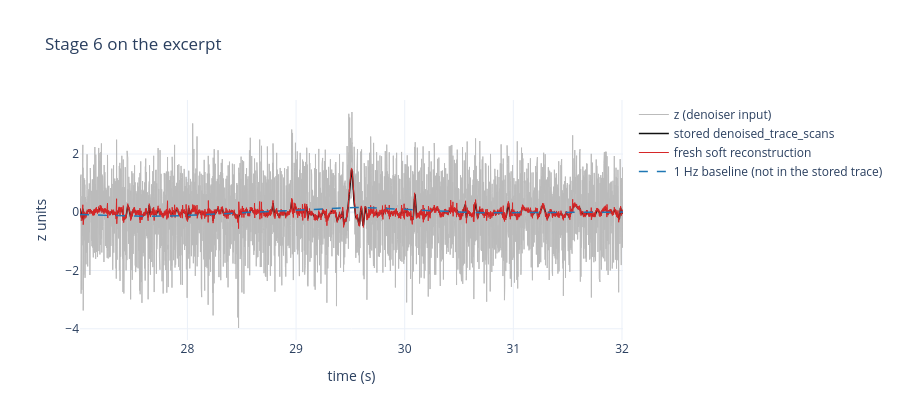

Notebook cell for this chart:
### Markdown cell above
## 8. Stage 6: baseline and final trace (`Denoiser.run`)

| Step | Operation | Parameter |
|---|---|---|
| 6a | slow baseline of z | FIR low-pass, cutoff 1 Hz, Hamming window 2000 ms (2149 taps at 1075 Hz), run forward and backward so nothing shifts in time |
| 6b | package output | `denoised = rescaled_signal + baseline` |
| 6c | package events | `event_indices` = sorted start samples of all windows of all bands |
| 6d | upstream stored output | `denoised_trace_scans.pkl = real(rescaled_signal)`; baseline stored separately as `lp_FIR1Hz` and **not** added |

Important

- The trace that `curation.ipynb` loads has no slow baseline; it is the masked wavelet sum only
- The stored sum is not reproduced exactly by any code version in this repo. Best match: soft masks, correlation about 0.93-0.97. The processing code was edited after these files were made (comments dated 8/28/25 and 10/1/25 in `denoiser.py`; `docs/ref_parity_audit.md`)
- The 1 Hz baseline and the wavelet coefficients are reproduced exactly, so the differences sit in stages 4-5 only

### Code cell
baseline_1hz = model._fir_lowpass(z)
recon_soft = np.real(masked_soft["rescaled_signal"][0])
recon_hard = np.real(masked_hard["rescaled_signal"][0])
package_denoised = recon_soft + baseline_1hz

rows = [
    ["fresh soft reconstruction vs stored denoised_trace_scans", f"{corr(recon_soft, stored_denoised):.3f}",
     f"{np.abs(recon_soft - stored_denoised).max():.3f}"],
    ["fresh hard reconstruction vs stored denoised_trace_scans", f"{corr(recon_hard, stored_denoised):.3f}",
     f"{np.abs(recon_hard - stored_denoised).max():.3f}"],
    ["package output (soft + 1 Hz baseline) vs stored denoised_trace_scans", f"{corr(package_denoised, stored_denoised):.3f}",
     f"{np.abs(package_denoised - stored_denoised).max():.3f}"],
    ["SD of z / fresh soft reconstruction / stored trace",
     f"{z.std():.3f} / {recon_soft.std():.3f} / {stored_denoised.std():.3f}", "-"],
]
if components is not None:
    stored_recon = np.real(np.asarray(components["rescaled_signal"])).ravel()
    stored_lp = np.asarray(components["lp_FIR1Hz"], dtype=float).ravel()
    n_differ = int(np.sum(np.abs(stored_denoised - stored_recon) > 0.01))
    rows += [
        ["fresh 1 Hz baseline vs stored lp_FIR1Hz", f"{corr(baseline_1hz, stored_lp):.5f}",
         f"{np.abs(baseline_1hz - stored_lp).max():.1e}"],
        ["stored denoised_trace_scans vs stored real(rescaled_signal)", f"{corr(stored_denoised, stored_recon):.5f}",
         f"{np.abs(stored_denoised - stored_recon).max():.3f} ({n_differ} samples differ by more than 0.01)"],
        ["stored denoised_trace_scans vs stored real(rescaled_signal) + lp_FIR1Hz",
         f"{corr(stored_denoised, stored_recon + stored_lp):.3f}", f"{np.abs(stored_denoised - stored_recon - stored_lp).max():.3f}"],
        ["fresh soft reconstruction vs stored rescaled_signal", f"{corr(recon_soft, stored_recon):.3f}",
         f"{np.abs(recon_soft - stored_recon).max():.3f}"],
        ["fresh hard reconstruction vs stored rescaled_signal", f"{corr(recon_hard, stored_recon):.3f}",
         f"{np.abs(recon_hard - stored_recon).max():.3f}"],
        ["stored rescaled_signal: max |imaginary part|", f"{np.abs(np.imag(np.asarray(components['rescaled_signal']))).max():.3f}",
         "upstream kept complex values for bands above 75 Hz; the port takes the real part first"],
    ]
md_table(["Comparison", "correlation", "max abs difference"], rows)

fig = go.Figure()
fig.add_trace(go.Scatter(x=t_ex, y=z[EX], mode="lines", name="z (denoiser input)", line={"width": 1, "color": "#bbbbbb"}))
fig.add_trace(go.Scatter(x=t_ex, y=stored_denoised[EX], mode="lines", name="stored denoised_trace_scans", line={"width": 1.5, "color": "#111111"}))
fig.add_trace(go.Scatter(x=t_ex, y=recon_soft[EX], mode="lines", name="fresh soft reconstruction", line={"width": 1, "color": "#d62728"}))
fig.add_trace(go.Scatter(x=t_ex, y=baseline_1hz[EX], mode="lines", name="1 Hz baseline (not in the stored trace)", line={"width": 1.5, "dash": "dash", "color": "#1f77b4"}))
fig.update_xaxes(title_text="time (s)")
fig.update_yaxes(title_text="z units")
fig.update_layout(height=420, template="plotly_white", title="Stage 6 on the excerpt", hovermode="x unified")
fig.show()

### Figure 1 — Plotly figure (JSON) as saved in the notebook; plotly's stock layout.template omitted (floating-point values rounded to 4 significant figures; data arrays with more than 128 entries replaced by an {"elided": "..."} marker saying what was removed)
{"data": [{"line": {"color": "#bbbbbb", "width": 1}, "mode": "lines", "name": "z (denoiser input)", "type": "scatter", "x": {"elided": "5374 float values"}, "y": {"elided": "5374 float values"}}, {"line": {"color": "#111111", "width": 1.5}, "mode": "lines", "name": "stored denoised_trace_scans", "type": "scatter", "x": {"elided": "5374 float values"}, "y": {"elided": "5374 float values"}}, {"line": {"color": "#d62728", "width": 1}, "mode": "lines", "name": "fresh soft reconstruction", "type": "scatter", "x": {"elided": "5374 float values"}, "y": {"elided": "5374 float values"}}, {"line": {"color": "#1f77b4", "dash": "dash", "width": 1.5}, "mode": "lines", "name": "1 Hz baseline (not in the stored trace)", "type": "scatter", "x": {"elided": "5374 float values"}, "y": {"elided": "5374 float values"}}], "layout": {"height": 420, "hovermode": "x unified", "title": {"text": "Stage 6 on the excerpt"}, "xaxis": {"title": {"text": "time (s)"}}, "yaxis": {"title": {"text": "z units"}}}}
